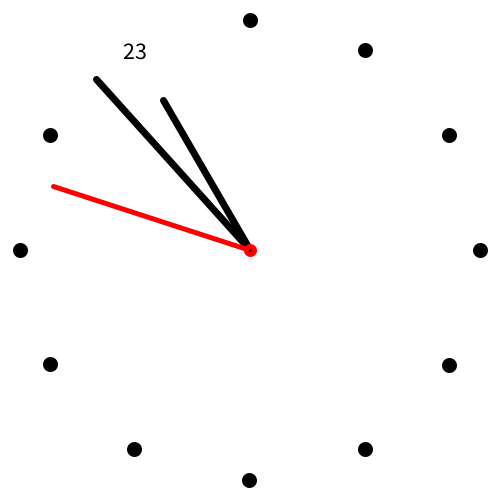
Frame 1 (no input)
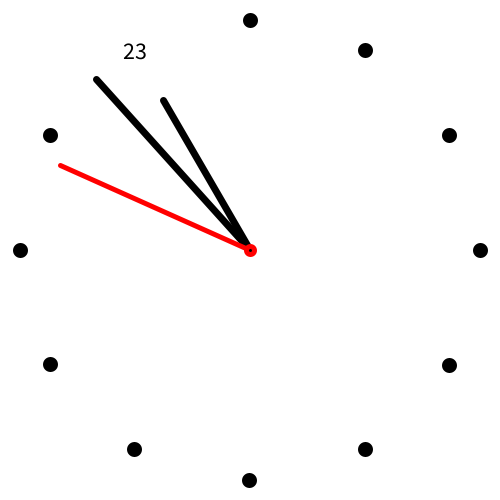
Frame 60 (the mouse pressed at the canvas centre just before this capture)
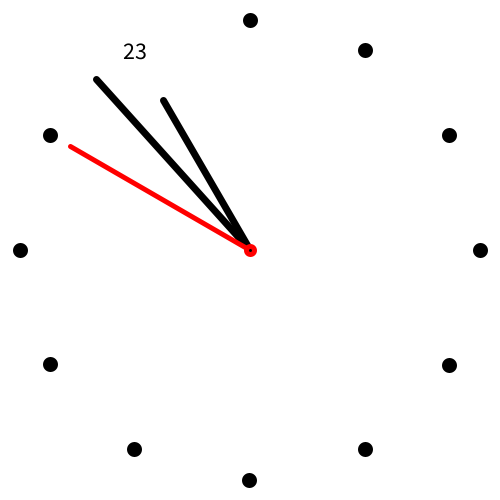
Frame 120 (the mouse held since frame 60 and released just before this capture)

The Processing sketch that drew these frames (run headless with seeded random() and noise(); from frame 60 on, the mouse is pressed at the canvas centre):

// Processing sketch: clock
// ── clock.pde
int mx; //mid point x
int my; //mid point y
int sec; //current second
int[][] hm = new int[2][12]; //hour marks
int[][] h = new int[2][12]; //hours
int[][] m = new int[2][60]; //minutes
int[][] s = new int[2][60]; //seconds

void setup() {
  //fullScreen();
  size(500, 500);
  noCursor();
  fill(0);
  strokeWeight(5);
  textSize(24);
  textAlign(CENTER, CENTER);
  mx = width / 2;
  my = height / 2;
  text("LOADING...", mx, my);
  int r = my - 20;
  float ha = TWO_PI / 12; //hour angle
  float ma = TWO_PI / 60; //minute angle
  for (int i = 0; i < 12; i++) {
    hm[0][i] = (int) (mx + (sin(ha * i) * r));
    hm[1][i] = (int) (my - (cos(ha * i) * r));
  }
  for (int i = 0; i < 12; i++) {
    h[0][i] = (int) (mx + (sin(ha * i) * r * 0.75));
    h[1][i] = (int) (my - (cos(ha * i) * r * 0.75));
  }
  for (int i = 0; i < 60; i++) {
    m[0][i] = (int) (mx + (sin(ma * i) * r));
    m[1][i] = (int) (my - (cos(ma * i) * r));
  }
  for (int i = 0; i < 60; i++) {
    s[0][i] = (int) (mx + (sin(ma * i) * r * 0.9));
    s[1][i] = (int) (my - (cos(ma * i) * r * 0.9));
  }
}

void draw() {
  if (sec != second()) {
    sec = second();
    background(255);
    stroke(0);
    for (int i = 0; i < 12; i++) {
      if (i == hour() % 12) {
        text(hour(), hm[0][i], hm[1][i]);
      }
      else {
        ellipse(hm[0][i], hm[1][i], 10, 10);
      }
    }
    //hour
    strokeWeight(7);
    line(mx, my, h[0][hour() % 12], h[1][hour() % 12]);
    //minute
    line(mx, my, m[0][minute()], m[1][minute()]);
    //second
    stroke(255, 0, 0);
    strokeWeight(5);
    line(mx, my, s[0][second()], s[1][second()]);
    ellipse(mx, my, 8, 8);
  }
}
